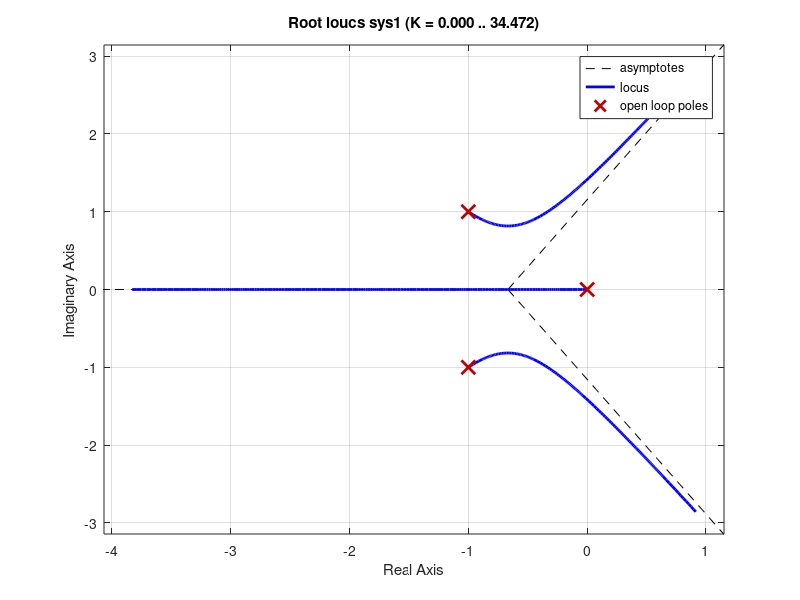
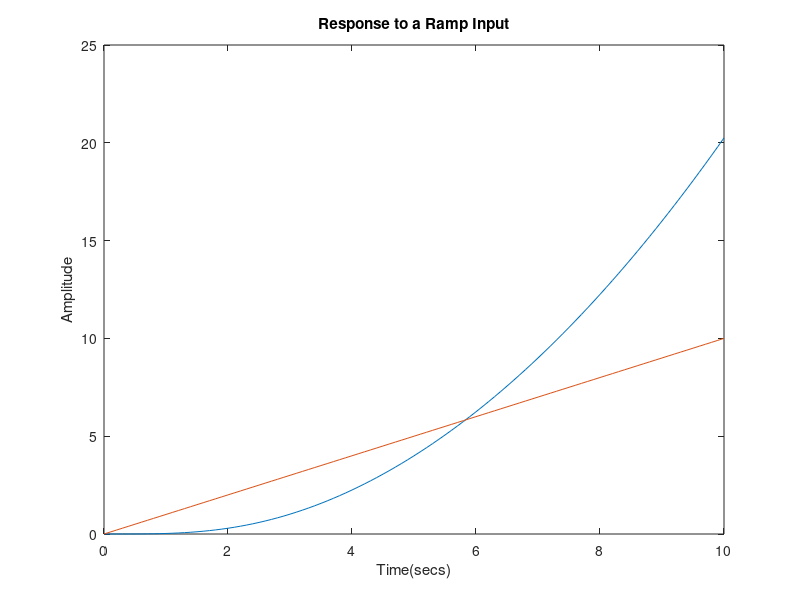
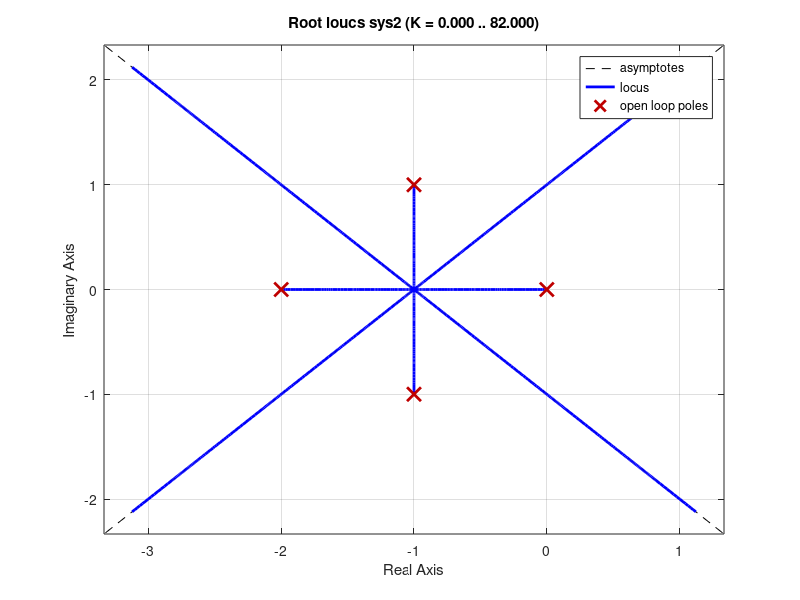
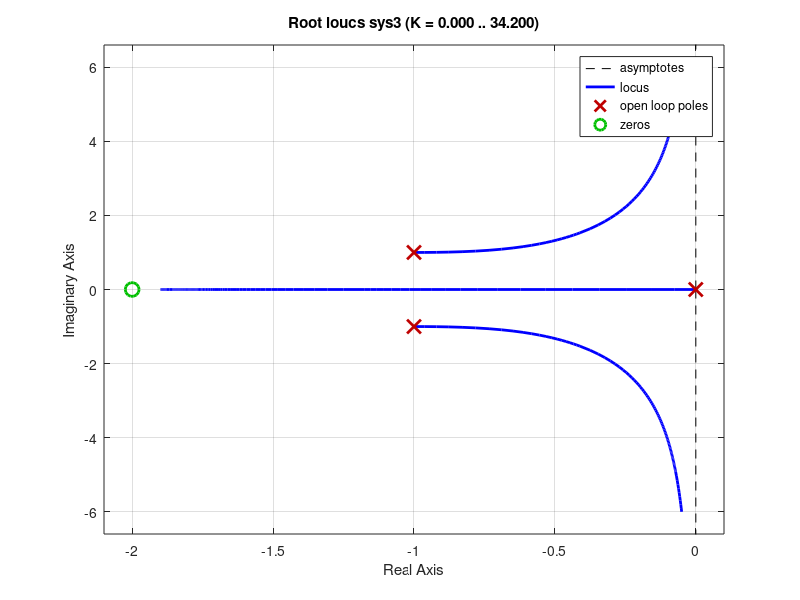

Write the MATLAB code that produced these figures, in order.
clc;
clear all;
close all;

%%Question 1
num = [1];
den = [1 2 2 0];
sys1 = tf(num,den);     % My transfer function 

figure;
rlocus(sys1);
% [k, poles] = rlocfind(sys1);

%Give it a ramp input to see the response
t = 0:0.1:10;
alpha = 1;
ramp = alpha*t;         % My ramp input signal
[y,t] = lsim(sys1,ramp,t);
figure;
%plot(t,y); 
plot(t,y,t,ramp); 
xlabel('Time(secs)');
ylabel('Amplitude');
title('Response to a Ramp Input');

%cltf = feedback(k*sys1,1)
%step(cltf/s)
%ramp(cltf)

%%Question 2
num = [1];
den = [1 4 6 4 0];
sys2 = tf(num,den) 

figure;
rlocus(sys2)

%%Question 3
num = [1 2];
den = [1 2 2 0];
sys3 = tf(num,den) 

figure;
rlocus(sys3)

%%Question 4
